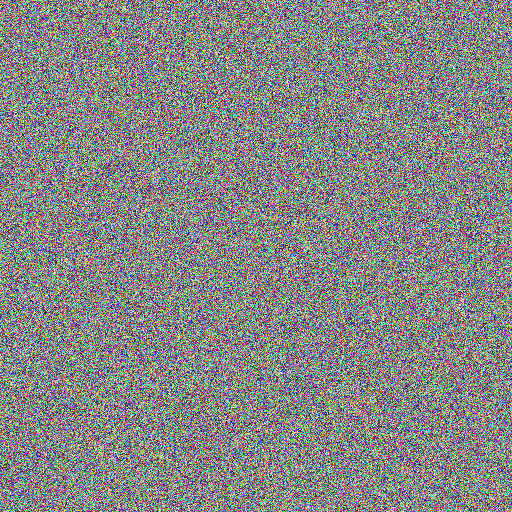
#> input picture st_data/visualize/1_11.png, 512 x 512 px, given in place of 1.png, which was not available
$ jupyter execute --allow-errors patchesplus.ipynb
#> lines starting #> are read from the running program, lines starting #| are printed output that depends on the picture; pictures that were not available may be replaced by others from this repository, and a replacement may not be noted
[cell 1]
import numpy as np
import cv2
import scipy
import scipy.io
from sklearn.decomposition import FastICA
from tqdm import tqdm
from numpy import random

[cell 2]
#img = cv2.imread("image0.jpg", 1)
#G:/pa17/test/1.png
X = cv2.imread("G:/pa17/test/1.png", 1)
#> X is the input picture: shape (512, 512, 3); mean B, G, R 135, 135, 134.9
Y = cv2.imread("G:/pa17/test/1.png", 1)

[cell 3]
X.shape
#> Out = (512, 512, 3)
#Y.shape

[cell 4]
Y.shape
#> Out = (512, 512, 3)

[cell 5]
# img_w = 64
# img_h = 64
img_w = 512
img_h = 512

 #X=''
#image_sets = X

def rotate(xb,yb,angle):
    M_rotate = cv2.getRotationMatrix2D((img_w/2, img_h/2), angle, 1)
    xb = cv2.warpAffine(xb, M_rotate, (img_w, img_h))
    yb = cv2.warpAffine(yb, M_rotate, (img_w, img_h))
    return xb,yb

def blur(img):
    img = cv2.blur(img, (3, 3));
    return img

def add_noise(img):
    for i in range(25):
        temp_x = np.random.randint(0,img.shape[0])
        temp_y = np.random.randint(0,img.shape[1])
        img[temp_x][temp_y] = 1
    return img

[cell 6]
def data_augment(xb,yb):
    if np.random.random() < 0.25:
        xb,yb = rotate(xb,yb,90)
    if np.random.random() < 0.25:
        xb,yb = rotate(xb,yb,180)
    if np.random.random() < 0.25:
        xb,yb = rotate(xb,yb,270)
    if np.random.random() < 0.25:
        xb = cv2.flip(xb, 1)  # flipcode > 0：沿y轴翻转
        yb = cv2.flip(yb, 1)

    if np.random.random() < 0.25:
        xb = blur(xb)

    if np.random.random() < 0.2:
        xb = add_noise(xb)

    return xb,yb

[cell 7]
def creat_dataset(image_num, mode):
#> called with image_num = 500, mode = 'augment'
    print('creating dataset...')
    g_count = 0
#    for i in tqdm(range(1)):
    count = 0
        #src_img = cv2.imread('./data/src/' + image_sets[i])  # 3 channels
        #label_img = cv2.imread('./data/label/' + image_sets[i],cv2.IMREAD_GRAYSCALE)  # single channel
    src_img = X*255 #0-1
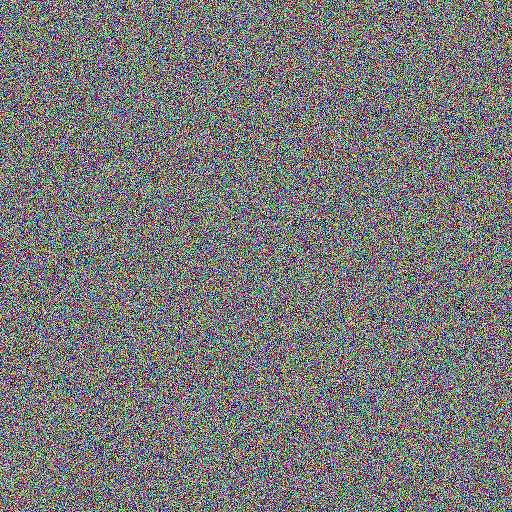
#> src_img: shape (512, 512, 3); mean B, G, R 121, 121, 121.1
  #  src_img = X
    label_img = Y
  #  label_img = X
    X_height,X_width,_ = src_img.shape
#> X_height = 512; X_width = 512
 #X_height,X_width,_ = X.shape
    while count < image_num:
        random_width = random.randint(0, X_width - img_w - 1)
        random_height = random.randint(0, X_height - img_h - 1)
        src_roi = src_img[random_height: random_height + img_h, random_width: random_width + img_w,:]
        label_roi = label_img[random_height: random_height + img_h, random_width: random_width + img_w]
        if mode == 'augment':
            src_roi,label_roi = data_augment(src_roi,label_roi)

        visualize = np.zeros((img_w,img_h)).astype(np.uint8)
    #    visualize = np.zeros((32,32)).astype(np.uint8)
    #   visualize = np.zeros((512,512)).astype(np.uint8)
    #  visualize = np.zeros((32img_w,32img_h)).astype(np.uint8)
        visualize = label_roi *16-1

    # [8 lines of commented-out code are left out]

        cv2.imwrite(('st_data/visualize/1_%d.png' % g_count),visualize)
        cv2.imwrite(('st_data/src/1_%d.png' % g_count),src_roi)
        cv2.imwrite(('st_data/label/1_%d.png' % g_count),label_roi)


        count += 1
        g_count += 1
#> after the loop, count = 0; g_count = 0


$ run again, on st_data/visualize/1_24.png
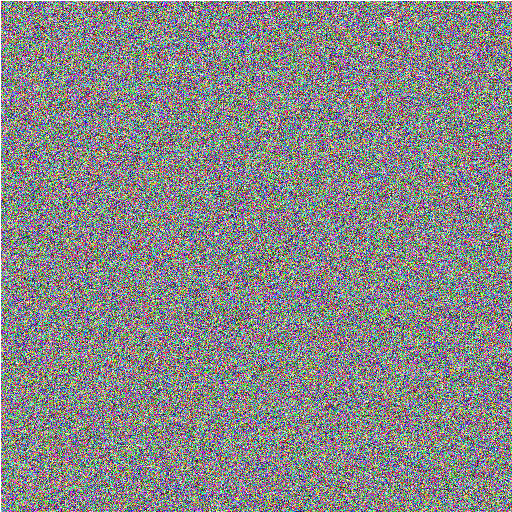
#> input picture st_data/visualize/1_24.png, 512 x 512 px, given in place of 1.png, which was not available
#> X is the input picture: shape (512, 512, 3); mean B, G, R 135.5, 135.5, 135.5
#> in creat_dataset, `src_img = X*255`:
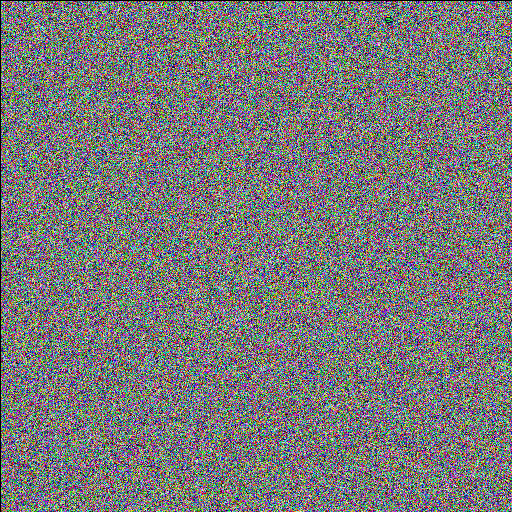
#> src_img: shape (512, 512, 3); mean B, G, R 120.5, 120.5, 120.5
#> after the loop in creat_dataset, `while count < image_num:`: count = 0

$ run again, on st_data/visualize/1_26.png
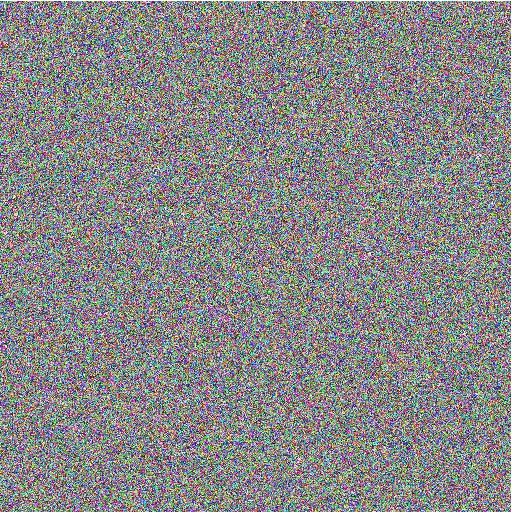
#> input picture st_data/visualize/1_26.png, 512 x 512 px, given in place of 1.png, which was not available
#> X is the input picture: shape (512, 512, 3); mean B, G, R 135.5, 135.3, 135.7
#> in creat_dataset, `src_img = X*255`:
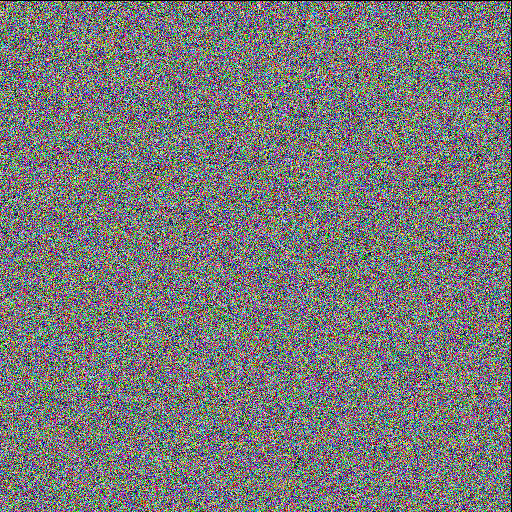
#> src_img: shape (512, 512, 3); mean B, G, R 120.5, 120.7, 120.3
#> after the loop in creat_dataset, `while count < image_num:`: count = 0

$ run again, on st_data/visualize/1_30.png
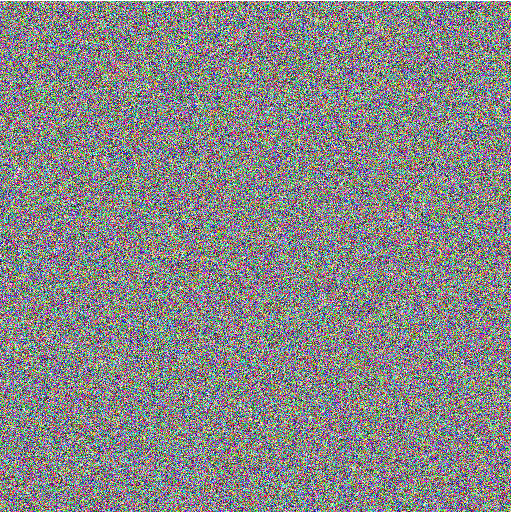
#> input picture st_data/visualize/1_30.png, 512 x 512 px, given in place of 1.png, which was not available
#> X is the input picture: shape (512, 512, 3); mean B, G, R 135.4, 135.3, 135.4
#> in creat_dataset, `src_img = X*255`:
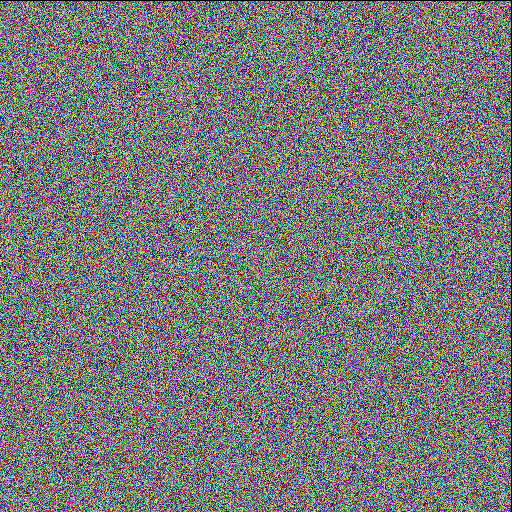
#> src_img: shape (512, 512, 3); mean B, G, R 120.6, 120.7, 120.6
#> after the loop in creat_dataset, `while count < image_num:`: count = 0
